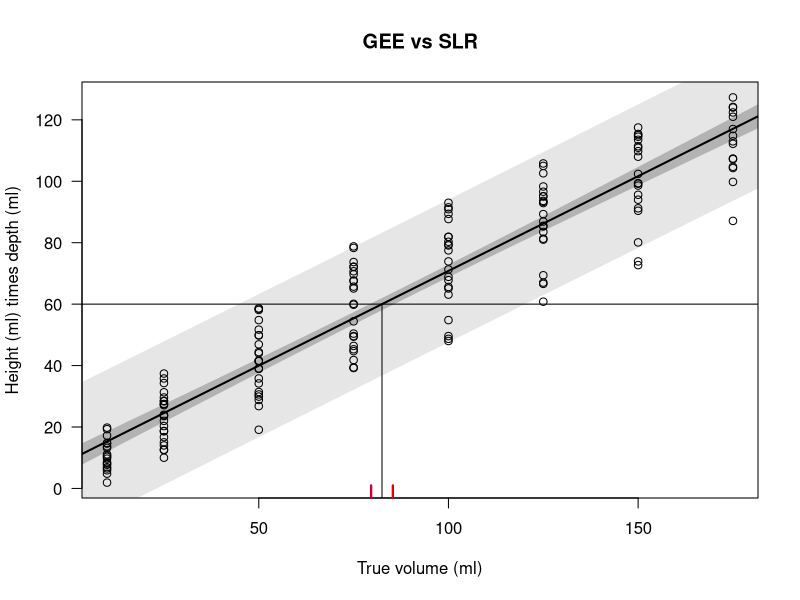

The R script that drew this image:
# Load libraries
library(gee)
library(geepack)
library(nlme)

# Set up data
subject <- rep(1:23, times = 8)
volume <- rep(c(10, 25, 50, 75, 100, 125, 150, 175), each = 23)
HD <- c( 13.2,  11.1,  10.3,    NA,   4.8,   7.7,    NA,   5.9,   1.9,   6.5,  19.8, 14.6,
    NA,    NA,   9.7,  17.2,  10.6,  19.3,   8.5,   6.9,   8.1,  14.8,  13.7,  27.4,
  27.5,  15.0,  10.0,  18.6,  12.6,  24.0,  28.4,  12.5,  16.7,  29.6,  27.1,  14.0,
  18.7,  20.3,  35.8,  23.6,  37.4,  31.3,  23.7,  22.0,  34.3,  28.5,  41.6,  58.1,
  34.2,  28.8,  29.9,  31.4,  46.9,  44.4,  26.8,  30.6,  51.7,  49.8,  19.1,  35.8,
  38.9,  41.4,  49.9,  58.6,  54.8,  44.0,  39.1,  58.5,  41.5,  60.1,  78.8,  49.4,
  46.4,  39.4,  45.3,  50.4,  70.7,  54.4,  41.8,  72.2,  67.5,  39.2,  49.6,  65.1,
  69.7,  67.7,  73.7,  78.3,  65.7,  44.7,  72.1,  59.8,  73.9,  91.5,  71.3,  54.8,
    NA,  48.0,  67.8,  89.4,  63.1,  49.6,  81.9,  79.1,  48.7,  65.6,  65.1,  81.9,
  87.7,  79.4,  93.0,  80.3,  68.9,  90.9,  77.5,  85.5,  98.3,  81.3,  69.4,    NA,
  66.6,  81.0, 105.8,  83.5,  60.8,  95.1,  95.1,  67.0,  85.3,  86.9,  96.6,  89.3,
 102.6,    NA,  93.6,  93.3, 105.0,  92.9,  95.6, 111.4,  94.0,  73.9,    NA,    NA,
  91.2, 113.5, 114.5,  80.1, 115.4, 109.8,  72.7,  90.4,  98.6, 115.0, 108.0, 110.9,
    NA,  99.2, 102.4, 117.5,  99.4, 107.4, 121.0, 104.3,    NA,    NA,    NA,  99.8,
 127.3, 124.0,  87.1,    NA,    NA,    NA,    NA, 107.2, 117.0, 114.8, 122.4,    NA,
 112.2, 104.7, 124.2, 113.0)
bladder <- data.frame(subject = subject, HD = HD, volume = volume)
bladder2 <- na.omit(bladder)

# Model formula
mf <- formula(HD ~ volume)

# Fit LM
bladder.lm <- lm(mf, data = bladder2)
(covb.lm <- vcov(bladder.lm))

# Use GEE
bladder.gee <- gee(mf, data = bladder2, id = subject, corstr = "exchangeable", tol = 1e-5, maxiter = 100)
(covb.gee <- bladder.gee$robust.variance)

# Use GLS
#bladder.gls <- gls(mf, data = bladder2, correlation = corSymm(form = ~ 1 | subject))
bladder.gee <- geeglm(HD ~ volume, data = bladder2, id = subject, corstr = "exchangeable")
bladder.gee <- geeglm(HD ~ volume, data = bladder2, id = subject, corstr = "ar1")

# Inverse estimation for mu = 60 (x0 = 77.60075)
x0 <- (60 - coef(bladder.lm)[1]) / coef(bladder.lm)[2]
x0.nse <- sqrt((1/(coef(bladder.lm)[2]^2)) * (covb.lm[1, 1]  + 2*x0*covb.lm[1, 2]  + x0^2*covb.lm[2, 2]))
x0.rse <- sqrt((1/(coef(bladder.lm)[2]^2)) * (covb.gee[1, 1] + 2*x0*covb.gee[1, 2] + x0^2*covb.gee[2, 2]))
x0.nint <- x0 + qt(c(0.025, 0.975), 166-2)*x0.nse
x0.rint <- x0 + qt(c(0.025, 0.975), 166-2)*x0.rse

# Plot data and results
xx <- seq(from = 0, to = 200, length = 1000)
out.conf <- as.data.frame(predict(bladder.lm, list(volume = xx), interval = "confidence"))
out.pred <- as.data.frame(predict(bladder.lm, list(volume = xx), interval = "prediction"))
with(bladder2, plot(volume, HD,
  pch = 1,
  cex = 1,
  col = "black",
  las = 1,
  main = "GEE vs SLR",
  xlab = "True volume (ml)",
  ylab = "Height (ml) times depth (ml)",
  panel.first = {
    polygon(c(xx, rev(xx)), c(out.pred$lwr, rev(out.pred$upr)), col = grey(0.9), border = grey(0.9))
    polygon(c(xx, rev(xx)), c(out.conf$lwr, rev(out.conf$upr)), col = grey(0.7), border = grey(0.7))
    lines(xx, out.conf$fit, lwd = 2, col = "black")
    abline(h = 60, lty = 1, col = "black")
  }))
segments(x0, -10, x0, 60)
rug(x0.nint, col = "blue2", lwd = 2)
rug(x0.rint, col = "red2", lwd = 2)






timeorder <- rep(1:5, 6)
tvar <- timeorder + rnorm(length(timeorder))
idvar <- rep(1:6, each=5)
uuu <- rep(rnorm(6), each=5)
yvar <- 1 + 2*tvar + uuu + rnorm(length(tvar))
simdat <- data.frame(idvar, timeorder, tvar, yvar)
head(simdat,12)
mod1 <- geeglm(yvar~tvar, id=idvar, data=simdat, corstr="ar1")
mod1
